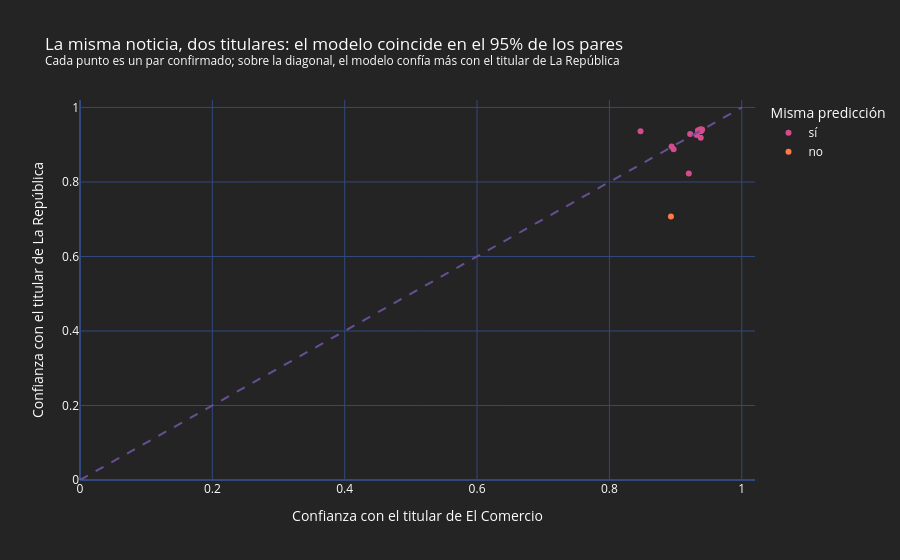

Notebook code for this chart:
### Code cell
misma = np.where(pares["pred_lr"] == pares["pred_ec"], "sí", "no")
fig = px.scatter(pares, x="prob_ec", y="prob_lr", color=misma,
                 hover_data=["titular_lr", "titular_ec"], range_x=[0, 1.02], range_y=[0, 1.02],
                 color_discrete_map={"sí": paleta.SERIE, "no": paleta.CONTRASTE},
                 labels={"prob_ec": "Confianza con el titular de El Comercio",
                         "prob_lr": "Confianza con el titular de La República", "color": "Misma predicción"},
                 title=(f"La misma noticia, dos titulares: el modelo coincide en el "
                        f"{(pares['pred_lr'] == pares['pred_ec']).mean():.0%} de los pares"
                        f"<br><sup>Cada punto es un par confirmado; sobre la diagonal, el modelo confía más con el "
                        f"titular de La República</sup>"))
fig.add_shape(type="line", x0=0, y0=0, x1=1, y1=1, line=dict(dash="dash", color=paleta.GRIS))
fig.show()

### Figure 1 — Plotly figure (JSON) as saved in the notebook; plotly's stock layout.template omitted (floating-point values rounded to 4 significant figures)
{"data": [{"customdata": [["Precio del dólar hoy en Perú, sábado 17 de octubre: consulta el tipo de cambio para compra y venta", "Precio del dólar en Perú hoy, sábado 17 de octubre: cuál es el tipo de cambio del día"], ["Alianza Lima vs Atlético Grau EN VIVO: hora y canal del partido por la fecha 12 del Torneo Clausura de la Liga 1 2026", "Liga 1 MAX hoy en vivo, Alianza Lima vs. Atlético Grau por fecha 12 del Torneo Clausura"], ["César Acuña anuncia su retiro de la política: “Les doy una buena noticia”", "César Acuña anuncia su retiro: “Chau política, dedicado a tiempo completo a formar a mis jóvenes”"], ["Tabla de posiciones Torneo Clausura y Acumulado de la Liga 1 2026: resultados de los partidos de la fecha 12", "Tabla de posiciones, Liga 1: programación y resultados de la jornada 12 del Torneo Clausura"], ["López Chau tras pelea protagonizada por ministro César Astudillo: \"Estoy tentado a pedir su interpelación\"", "Alfonso López Chau: “Dado el comportamiento actual del ministro del Interior, estoy tentado de pedir su interpelación”"], ["Selección peruana confirmó nuevo amistoso para la fecha FIFA de noviembre: la 'Bicolor' enfrentará a Bolivia en Lima", "Perú vs Bolivia: fecha, hora y dónde ver el amistoso por la fecha FIFA de noviembre"], ["Partidos de hoy, sábado 17 de octubre: horarios y canales para ver fútbol EN VIVO", "Partidos de hoy, sábado 17 de octubre del 2026: hora, TV Gratis y dónde puedo ver fútbol en vivo"], ["Mia Shalit, arquera de Universitario, destaca el nivel de las cremas pese a derrota ante Palmeiras por Copa Libertadores Femenina: \"Estuvimos cerca\"", "“Estamos por ahí en el nivel”: Mia Jalit, arquera de Universitario, tras caer ante Palmeiras"], ["Debate de pedido de facultades sigue entrampado en el Senado por falta de consenso entre oficialismo y oposición", "Facultades legislativas: Senado sigue sin alcanzar consenso y debate continúa entrampado"], ["Diputada de Juntos por el Perú es acusada de discriminación contra niño neurodivergente", "Graciela Chipana trató de evitar juicio por discriminación a menor: ¿Por qué el Poder Judicial rechazó recurso de diputada de JP?"], ["Carlos Mesía anuncia que solo habrá sesión de Constitución cuando se llegue a un consenso: \"No vamos a volver a caer en este caos\"", "Carlos Mesía: “No voy a citar a la comisión para volver a caer en este caos, voy a citar en tanto haya consenso”"], ["Gobierno oficializa a Álvaro Vargas Llosa como embajador del Perú en Estados Unidos", "Álvaro Vargas Llosa es nombrado embajador del Perú en EE.UU.: ¿Cuáles serán las prioridades de su agenda?"], ["Rafael Belaunde minimiza altercado en la Comisión de Constitución: \"ha sido un incidente propio del fragor del debate político\"", "Ministro Rafael Belaunde sobre altercado en el Congreso: “Hay gente que está en el Parlamento para socavar la democracia desde adentro”"], ["Avanza País de Francis Allison pide al JNE segunda vuelta en Lima si nadie llega al 30% de votos", "¿Lima puede elegir a su alcalde en segunda vuelta? Esto tendría que cambiar para aplicar en el futuro propuesta de Francis Allison"], ["Daniel Prieto, arquero de Alianza Atlético, sobre cambio de localía para jugar ante Universitario: \"Nos sacan de nuestra ciudad\"", "“No deberíamos hacer un viaje largo cuando somos locales”: Alianza Atlético cuestiona el cambio de sede ante Universitario"], ["Francis Halzen gana el Premio Nobel de Física 2026 por descubrir neutrinos cósmicos con un detector bajo el hielo de la Antártida", "Quién es Francis Halzen, el Nobel que dedica su vida al observatorio de neutrinos a escala kilométrica en Polo Sur"], ["Predictamen de la Comisión de Constitución busca incorporar 8 puntos nuevos de las facultades aprobadas por diputados", "“Grupos hostiles”, el factor DINI y otras acciones: estos son los puntos que incorpora el predictamen del Senado"], ["López Chau a Fujimori tras altercado en el Senado y llamado a definir posiciones: \"Enfrentar al pueblo con sus FF. AA. es un daño radical\"", "Alfonso López Chau ratifica que Ahora Nación solo apoyará en el Senado los puntos aprobados en Cámara de Diputados: “Hasta ahora, sí”"]], "hovertemplate": "Misma predicción=sí<br>Confianza con el titular de El Comercio=%{x}<br>Confianza con el titular de La República=%{y}<br>titular_lr=%{customdata[0]}<br>titular_ec=%{customdata[1]}<extra></extra>", "legendgroup": "sí", "marker": {"color": "#d44c8d", "symbol": "circle"}, "mode": "markers", "name": "sí", "orientation": "v", "showlegend": true, "type": "scatter", "x": [0.897, 0.94, 0.934, 0.939, 0.938, 0.939, 0.939, 0.939, 0.934, 0.932, 0.938, 0.922, 0.937, 0.92, 0.938, 0.894, 0.847, 0.938], "xaxis": "x", "y": [0.888, 0.941, 0.938, 0.939, 0.919, 0.938, 0.938, 0.94, 0.938, 0.926, 0.941, 0.929, 0.941, 0.823, 0.938, 0.895, 0.936, 0.936], "yaxis": "y"}, {"customdata": [["Vaticano informa que Papa León XIV tiene cáncer pulmonar", "León XIV fue operado de cáncer de pulmón: qué implica la extirpación de un lóbulo y cómo es la recuperación"]], "hovertemplate": "Misma predicción=no<br>Confianza con el titular de El Comercio=%{x}<br>Confianza con el titular de La República=%{y}<br>titular_lr=%{customdata[0]}<br>titular_ec=%{customdata[1]}<extra></extra>", "legendgroup": "no", "marker": {"color": "#ff7a47", "symbol": "circle"}, "mode": "markers", "name": "no", "orientation": "v", "showlegend": true, "type": "scatter", "x": [0.893], "xaxis": "x", "y": [0.707], "yaxis": "y"}], "layout": {"legend": {"title": {"text": "Misma predicción"}, "tracegroupgap": 0}, "shapes": [{"line": {"color": "#674f95", "dash": "dash"}, "type": "line", "x0": 0, "x1": 1, "y0": 0, "y1": 1}], "title": {"text": "La misma noticia, dos titulares: el modelo coincide en el 95% de los pares<br><sup>Cada punto es un par confirmado; sobre la diagonal, el modelo confía más con el titular de La República</sup>"}, "xaxis": {"anchor": "y", "domain": [0.0, 1.0], "range": [0, 1.02], "title": {"text": "Confianza con el titular de El Comercio"}}, "yaxis": {"anchor": "x", "domain": [0.0, 1.0], "range": [0, 1.02], "title": {"text": "Confianza con el titular de La República"}}}}
